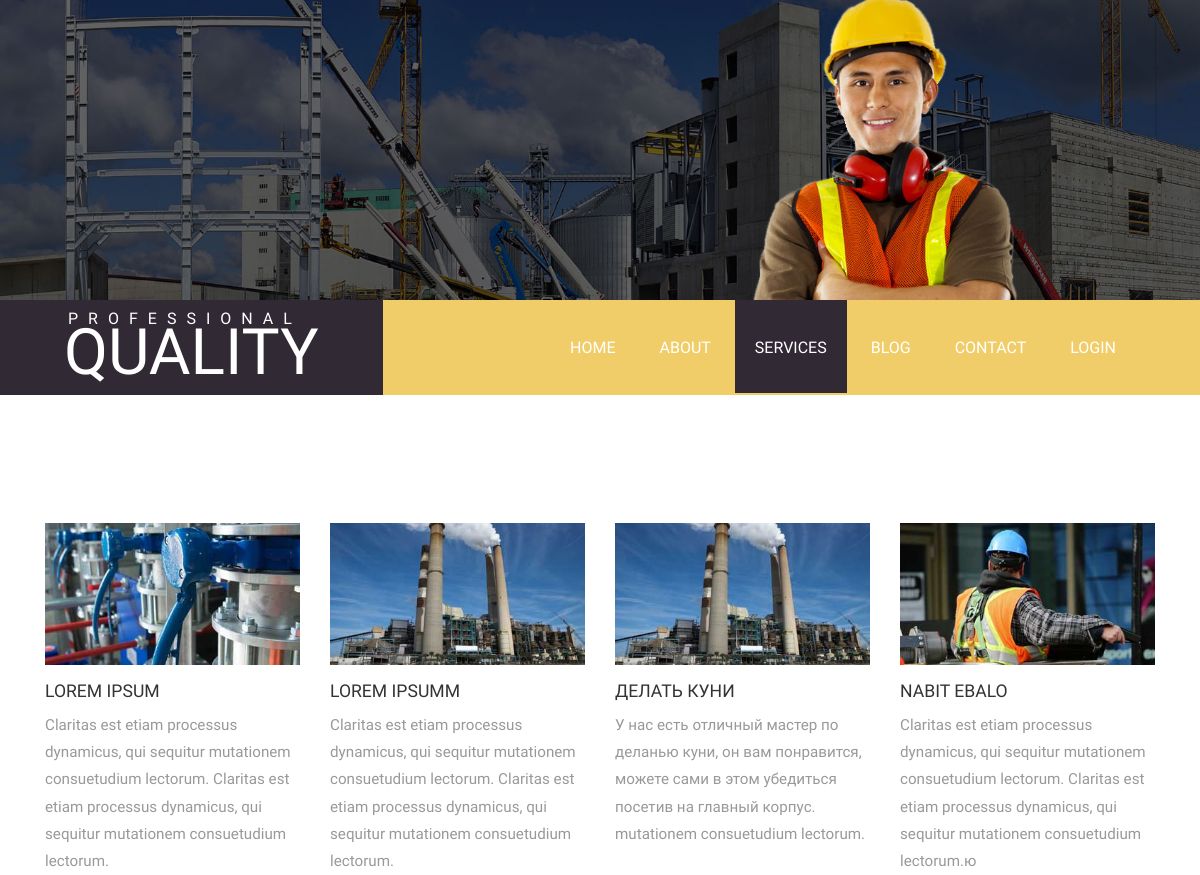
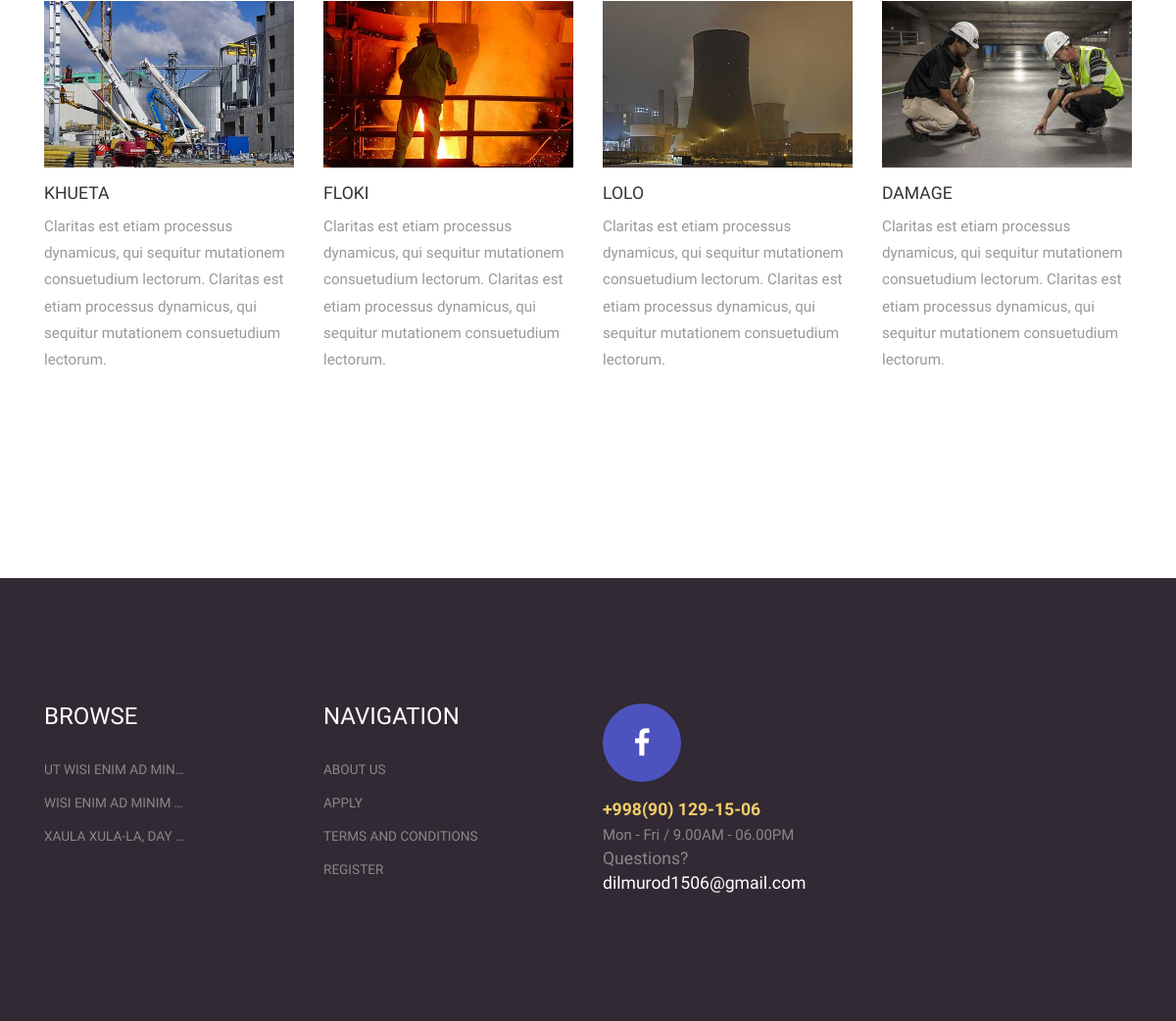
Page /services/ on the committed database (2 pictures, top to bottom).
### pages/models.py (models this page shows, shortened)
class Services(models.Model):
    title = models.CharField(verbose_name="Название услуги", max_length=150, unique=True)
    descr = models.TextField(verbose_name="Описание услуги  ")
    slug = models.SlugField(blank=True, null=True, unique=True)
    def get_photo_service(self):
        photo = self.servicesimage_set.all().first()
        if photo is not None:
            return photo.photo.url
        return "https://images.satu.kz/126101312_w640_h640_razdel-v-razrabotketovary.jpg"
    class Meta:
        verbose_name = "Услугу"
        verbose_name_plural = "Услуги"

class ServicesImage(models.Model):
    photo = models.ImageField(verbose_name="Фото", upload_to="services/", blank=True, null=True)
    services = models.ForeignKey(Services, on_delete=models.CASCADE)

class Blog(models.Model):
    title = models.CharField(verbose_name="Название блога", max_length=150, unique=True)
    descr = models.TextField(verbose_name="Описание блога")
    slug = models.SlugField(blank=True, null=True, unique=True)
    created_at = models.DateTimeField(verbose_name="Дата создания", auto_now_add=True)
    author = models.ForeignKey(User, on_delete=models.CASCADE, default=None, null=True)
    def get_absolute_url(self):
        return reverse("blog_detail", kwargs={"slug": self.slug})
    class Meta:
        verbose_name = "Блог"
        verbose_name_plural = "Блоги"

### pages/views.py (the view)
# urls.py: path("services/", views.service_view, name="services"),
def service_view(request):
    services = Services.objects.all()
    blogs = Blog.objects.all()[:3]
    context = {
        "services": services,
        "blogs": blogs
    }
    return render(request, "pages/services.html", context)

### templates/pages/services.html (shortened to what this page needs)
{% extends 'base.html' %}
{% load static %}
{% block title1 %}
<div class="header_about"> </div>
{% endblock title1 %}
{% block content %}
<div class="grid_4">
		<div class="container">
	           <div class="about-grids service_box">
				   		{% for service in services %}
						<div class="col-sm-3 about-grid">
						    <div class="view view-first">
                              <img src="{{ service.get_photo_service }}" class="img-responsive" alt=""/>
                            </div>
							<h3>{{ service.title }}</h3>
							<p class="service_desc">{{ service.descr }}</p>
						</div>
				   		{% endfor %}
				        <div class="clearfix"> </div>
	           </div>
	   </div>
	</div>
{% endblock content %}

### templates/base.html (shortened to what this page needs)
{% load static %}
<!DOCTYPE HTML>
<html>
<head>
    <link href="{% static 'css/bootstrap.css' %}" rel='stylesheet' type='text/css'/>
    <link href="{% static 'css/style.css' %}" rel='stylesheet' type='text/css'/>
    <link href="{% static 'css/font-awesome.css' %}" rel="stylesheet">
    <link href="{% static 'css/animate.css' %}" rel='stylesheet' type='text/css'/>
</head>
<body>
{% block title1 %}
{% endblock title1 %}
<div class="header-home">
    <div class="fixed-header">
        <div class="logo">
            <a href="{% url 'home' %}">
                <span class="secondary">Professional</span>
                <span class="main">Quality</span>
            </a>
        </div>
        <div class="top-nav">
            <ul>
                <li class="{% if request.path == '/' %}active{% endif %}"><a href="{% url 'home' %}">Home</a></li>
                <li class="{% if 'about' in request.path %}active{% endif %}"><a href="{% url 'about' %}">About</a></li>
                <li class="{% if 'services' in request.path %}active{% endif %}"><a
                        href="{% url 'services' %}">Services</a></li>
                <li class="{% if 'blog' in request.path %}active{% endif %}"><a href="{% url 'blog' %}">Blog</a></li>
                <li class="{% if 'contact' in request.path %}active{% endif %}"><a
                        href="{% url 'contact' %}">Contact</a></li>
                {% if not request.user.is_authenticated %}
                <li class="{% if 'login' in request.path %}active{% endif %}"><a href="{% url 'login' %}">Login</a></li>
                {% else %}
                <li><a href="{% url 'logout' %}">Logout</a></li>
                {% endif %}
            </ul>
        </div>
        <div class="clearfix"></div>
    </div>
</div>
{% block content %}
{% endblock content %}
{% if 'registration' in request.path or 'login' in request.path %}
{% else %}
<div class="footer wow fadeInRight" data-wow-delay="0.4s">
    <div class="container">
        <div class="footer_top">
            {% if 'blog' in request.path %}
            {% else %}
            <div class="col-sm-3">
                <ul class="list1">
                    <h3>Browse</h3>
                    {% for blog in blogs %}
                    <li><a href="{{ blog.get_absolute_url }}">{{ blog.title|truncatechars:20 }}</a></li>
                    {% endfor %}
                </ul>
            </div>
            {% endif %}
            <div class="col-sm-3">
                <ul class="list1">
                    <h3>Navigation</h3>
                    <li><a href="{% url 'about' %}">About Us</a></li>
                    <li><a href="{% url 'contact' %}">Apply</a></li>
                    <li><a href="{% url 'services' %}">Terms and Conditions</a></li>
                    {% if request.user.is_authenticated %}
                    {% else %}
                    <li><a href="{% url 'registration' %}">Register</a></li>
                    {% endif %}
                </ul>
            </div>
            <div class="col-sm-3">
                <ul class="socials">
                    <li><a href="https://www.facebook.com/dilmurod.burhonov.94"><i class="fa fb fa-facebook"></i></a></li>
                </ul>
                <ul class="list2">
                    <li><strong class="phone">+998(90) 129-15-06</strong><br><small>Mon - Fri / 9.00AM - 06.00PM</small>
                    </li>
                    <li>Questions? <a href="mailto:dilmurod1506@gmail.com">dilmurod1506@gmail.com</a></li>
                </ul>
            </div>
            <div class="clearfix"></div>
        </div>
    </div>
</div>
{% endif %}
</body>
</html>

### static/css/style.css (style rules this page uses)
h4, h5, h6, h1, h2, h3 { margin-top: 0; }
ul, ol { margin: 0; }
p { margin: 0; }
html, body { font-family: 'PT Sans Narrow', sans-serif; font-size: 100%; background:#fff; }
body a { transition:0.5s all; -webkit-transition:0.5s all; -moz-transition:0.5s all; -o-transition:0.5s all; -ms-transition:0.5s all; }
.header-home { background:#f1cd69; z-index: 999; }
.logo { float: left; display: inline-block; background:#312934; margin-bottom: 0; padding: 0.5em 4em 1.7em; }
span.secondary { margin-left: 4px; text-transform: uppercase; letter-spacing: 10px; color: #ffffff; display: block; margin-bottom: 7px; }
span.main { color: #ffffff; display: block; text-transform: uppercase; font-size: 4em; line-height: 30px; }
.top-nav { float: right; margin: 2.3em 4em 0 0; }
.top-nav ul { padding: 0; margin: 0; }
.top-nav ul li { display: inline-block; }
.top-nav ul li a { color: #fff; text-transform: uppercase; text-decoration: none; transition: 0.5s all; -webkit-transition: 0.5s all; -o-transition: 0.5s all; -ms-transition: 0.5s all; -moz-transition: 0.5s all; padding: 38px 20px 36px 20px; }
.top-nav ul li.active a, .top-nav ul li a:hover { color:#fff; background:#312934; -webkit-transform: rotateY(70deg); -moz-transform: rotateY(70deg); -ms-transform: rotateY(70deg); transform: rotateY(70deg); }
.footer { background:#312934; padding:8em 0; }
ul.list1 { padding:0; list-style:none; }
ul.list1 h3 { color:#fff; text-transform:uppercase; margin-bottom: 1em; }
ul.list1 li a { color:#888; font-size: 0.85em; line-height:2.5em; text-transform:uppercase; }
ul.socials { padding: 0; list-style: none; margin-bottom: 1em; }
ul.socials li { display: inline-block; }
.socials li a i.fb { margin-right: 5px; height: 80px; width: 80px; display: inline-block; color: #fff; background: none; text-align: center; line-height:81px; font-size: 30px; -webkit-border-radius: 500px; -moz-border-radius: 500px; border-radius: 500px; background: #4d53be; }
ul.list2 { padding:0; list-style:none; }
.phone { color:#f1cd69; margin-bottom:20px; }
ul.list2 li { color:#888; font-size:1.1em; }
ul.list2 li a { color:#fff; }
.header_about { background: url(../images/banner.jpg) no-repeat center top; -webkit-background-size: cover; -moz-background-size: cover; -o-background-size: cover; background-size: cover; background-position: center; min-height:300px; }
.view { overflow: hidden; position: relative; text-align: center; cursor:pointer; }
.view-first img { -webkit-transition: all 0.2s linear; -moz-transition: all 0.2s linear; -o-transition: all 0.2s linear; -ms-transition: all 0.2s linear; transition: all 0.2s linear; }
.about-grid p { color: #fff; font-size:0.95em; line-height: 1.8em; font-weight: 300; }
.grid_4 { padding:8em 0; }
.about-grid h3 { font-size:1.1em; text-transform:uppercase; margin-top:1em; }
p.service_desc { color:#999; }
.service_box { margin-bottom:5em; }

### rows in the picture
Services: get_photo_service (picture), title "LOREM IPSUM", descr "Claritas est etiam processus dynamicus, qui sequitur mutationem consuetudium lectorum. Claritas est etiam processus dynamicus, qui sequitur mutationem consuetudium lectorum."
Services: get_photo_service (picture), title "LOREM IPSUMM", descr "Claritas est etiam processus dynamicus, qui sequitur mutationem consuetudium lectorum. Claritas est etiam processus dynamicus, qui sequitur mutationem consuetudium lectorum."
Services: get_photo_service (picture), title "ДЕЛАТЬ КУНИ", descr "У нас есть отличный мастер по деланью куни, он вам понравится, можете сами в этом убедиться посетив на главный корпус. mutationem consuetudium lectorum."
Services: get_photo_service (picture), title "NABIT EBALO", descr "Claritas est etiam processus dynamicus, qui sequitur mutationem consuetudium lectorum. Claritas est etiam processus dynamicus, qui sequitur mutationem consuetudium lectorum.ю"
Services: get_photo_service (picture), title "KHUETA", descr "Claritas est etiam processus dynamicus, qui sequitur mutationem consuetudium lectorum. Claritas est etiam processus dynamicus, qui sequitur mutationem consuetudium lectorum."
Services: get_photo_service (picture), title "FLOKI", descr "Claritas est etiam processus dynamicus, qui sequitur mutationem consuetudium lectorum. Claritas est etiam processus dynamicus, qui sequitur mutationem consuetudium lectorum."
Services: get_photo_service (picture), title "LOLO", descr "Claritas est etiam processus dynamicus, qui sequitur mutationem consuetudium lectorum. Claritas est etiam processus dynamicus, qui sequitur mutationem consuetudium lectorum."
Services: get_photo_service (picture), title "DAMAGE", descr "Claritas est etiam processus dynamicus, qui sequitur mutationem consuetudium lectorum. Claritas est etiam processus dynamicus, qui sequitur mutationem consuetudium lectorum."
Blog: title "UT WISI ENIM AD MIN…"
Blog: title "WISI ENIM AD MINIM …"
Blog: title "XAULA XULA-LA, DAY …"
